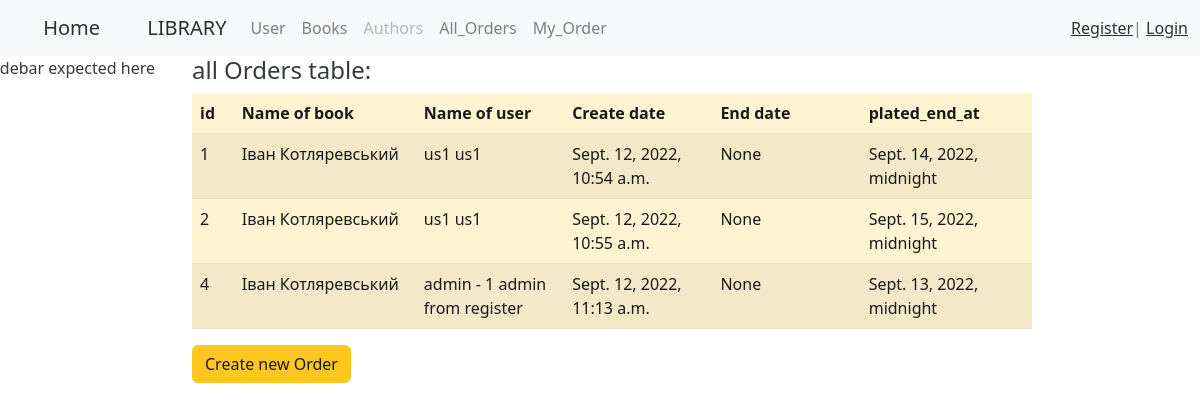
Page /order/ on the earlier database version.
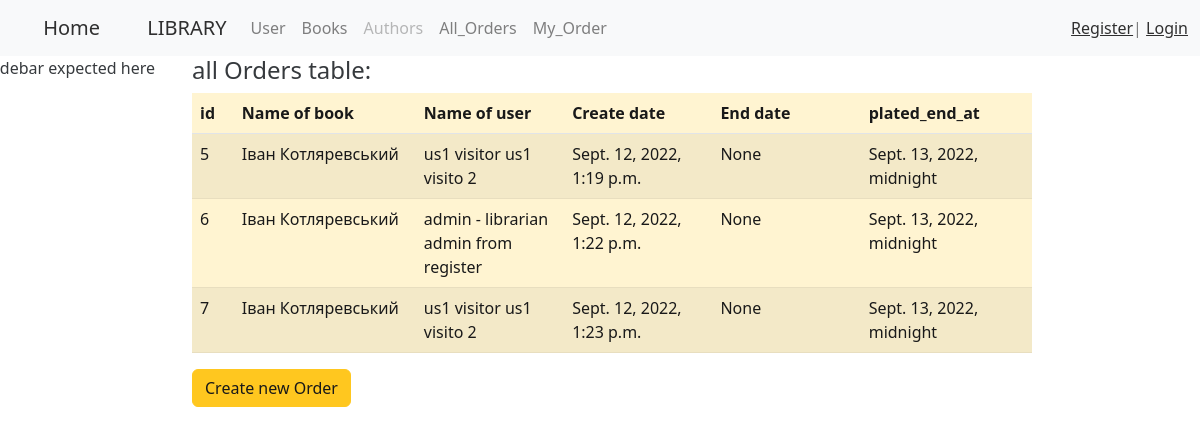
Same page on the later database version.
### order/models.py (models this page shows, shortened)
class Order(models.Model):
    book = models.ForeignKey(Book, on_delete=models.CASCADE, default=None)
    user = models.ForeignKey(CustomUser, on_delete=models.CASCADE, default=None)
    created_at = models.DateTimeField(auto_now_add=True)
    end_at = models.DateTimeField(default=None, null=True, blank=True)
    plated_end_at = models.DateTimeField(default=None)
    class Meta:         # for admin.menu
        verbose_name= 'Замовлення'
        verbose_name_plural = 'Замовлення'
    @staticmethod
    def get_all():
        return list(Order.objects.all())

### book/models.py (models this page shows, shortened)
class Book(models.Model):
    name = models.CharField(blank=True, max_length=128, verbose_name='Книги')
    description = models.CharField(blank=True, max_length=256 , verbose_name='Опис')
    count = models.IntegerField(default=10, verbose_name='Кількість')
    id = models.AutoField(primary_key=True)
    authors = models.ManyToManyField(Author, blank=True, verbose_name='Автор')
    class Meta:         # for admin.menu
        verbose_name= 'Книга'
        verbose_name_plural = 'Книги'

### authentication/models.py (models this page shows, shortened)
class CustomUser(AbstractBaseUser):
    email = models.EmailField(
        verbose_name='email address',
        max_length=255,
        unique=True,
    )
    first_name = models.CharField(max_length=20, default=None, blank=True)
    last_name = models.CharField(max_length=20, blank=True)
    middle_name = models.CharField(max_length=20, blank=True)
    created_at = models.DateTimeField(editable=False, auto_now=datetime.datetime.now())
    updated_at = models.DateTimeField(auto_now=datetime.datetime.now())
    role = models.IntegerField(choices=ROLE_CHOICES, default=0)
    is_active = models.BooleanField(default=True)
    is_admin = models.BooleanField(default=False)  # STAFF, superuser
    objects = MyUserManager()
    USERNAME_FIELD = 'email'
    REQUIRED_FIELDS = ['first_name']
    class Meta:         # for admin.menu
        verbose_name= 'Користувач'
        verbose_name_plural = 'Користувачі'

### order/views.py (the view)
# urls.py: path('', list_orders, name='list_orders'),
def list_orders(request):
    data = Order.get_all()
    return render(request, 'order/order_list.html', {'orders':data})

### order/templates/order/order_list.html (shortened to what this page needs)
{% extends 'base.html' %}
{% block sidebar  %}
<p> sidebar expected here</p>
{% endblock %}
{% block content %}
<h4>all Orders table:</h4>
<div class="col-md-10">
    <table class="table table-warning table-striped">
        <thead class="border-bottom font-weight-bold">
        <tr>
            <th scope="col" style="width: 20px">id</th>
            <th scope="col" style="width: 110px">Name of book</th>
            <th scope="col" style="width: 110px">Name of user</th>
            <th scope="col" style="width: 110px">Create date</th>
            <th scope="col" style="width: 110px">End date</th>
            <th scope="col" style="width: 110px">plated_end_at</th>
        </tr>
        </thead>
        {% for order in orders %}
        <tr>
            <td>{{order.id}}</td>
            <td>{{order.book.name | truncatechars:19}}</td>
            <td>{{order.user.first_name}} {{order.user.last_name}}</td>
            <td>{{order.created_at}}</td>
            <td>{{order.end_at}}</td>
            <td>{{order.plated_end_at}}</td>
        </tr>
        {% endfor %}
    </table>
    <a href="{% url 'add_order' %}">
        <button type='submit' class="btn btn-warning"> Create new Order</button>
    </a>
</div>
{% endblock %}

Differences in the rows shown:
removed Order: id "1", book.name "Іван Котляревський", user.first_name "us1", user.last_name "us1", created_at "Sept. 12, 2022, 10:54 a.m.", end_at "None", plated_end_at "Sept. 14, 2022, midnight"
removed Order: id "2", book.name "Іван Котляревський", user.first_name "us1", user.last_name "us1", created_at "Sept. 12, 2022, 10:55 a.m.", end_at "None", plated_end_at "Sept. 15, 2022, midnight"
removed Order: id "4", book.name "Іван Котляревський", user.first_name "admin - 1", user.last_name "admin from register", created_at "Sept. 12, 2022, 11:13 a.m.", end_at "None", plated_end_at "Sept. 13, 2022, midnight"
added Order: id "5", book.name "Іван Котляревський", user.first_name "us1 visitor", user.last_name "us1 visito 2", created_at "Sept. 12, 2022, 1:19 p.m.", end_at "None", plated_end_at "Sept. 13, 2022, midnight"
added Order: id "6", book.name "Іван Котляревський", user.first_name "admin - librarian", user.last_name "admin from register", created_at "Sept. 12, 2022, 1:22 p.m.", end_at "None", plated_end_at "Sept. 13, 2022, midnight"
added Order: id "7", book.name "Іван Котляревський", user.first_name "us1 visitor", user.last_name "us1 visito 2", created_at "Sept. 12, 2022, 1:23 p.m.", end_at "None", plated_end_at "Sept. 13, 2022, midnight"
